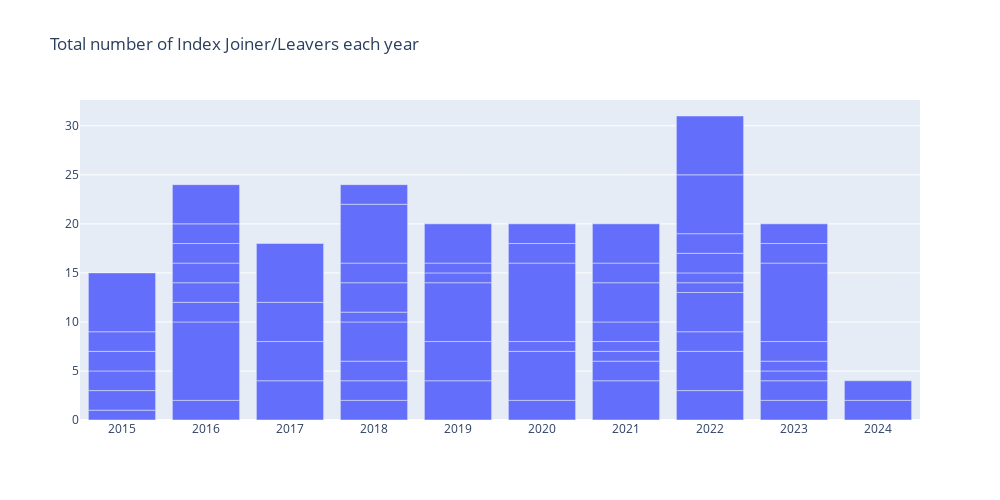

Notebook code for this chart:
### Code cell
fig = go.Figure(data=[go.Bar(x=const_changes_grouped['Year'], y=const_changes_grouped['Change'])])


fig.update_layout(
    title_text='Total number of Index Joiner/Leavers each year',
    xaxis=dict(
        type='category',
        categoryorder='array',
        categoryarray=sorted(const_changes_grouped['Year'].unique())
    ),
    width=1000, height=500
)

fig.show()

### Figure 1 — Plotly figure (JSON) as saved in the notebook; plotly's stock layout.template omitted (floating-point values rounded to 4 significant figures)
{"data": [{"type": "bar", "x": [2015, 2015, 2015, 2015, 2015, 2015, 2016, 2016, 2016, 2016, 2016, 2016, 2016, 2016, 2017, 2017, 2017, 2017, 2018, 2018, 2018, 2018, 2018, 2018, 2018, 2018, 2018, 2019, 2019, 2019, 2019, 2019, 2019, 2020, 2020, 2020, 2020, 2020, 2020, 2021, 2021, 2021, 2021, 2021, 2021, 2021, 2021, 2022, 2022, 2022, 2022, 2022, 2022, 2022, 2022, 2022, 2022, 2023, 2023, 2023, 2023, 2023, 2023, 2023, 2023, 2024, 2024], "y": [1, 2, 2, 2, 2, 6, 2, 8, 2, 2, 2, 2, 2, 4, 4, 4, 4, 6, 2, 2, 2, 4, 1, 3, 2, 6, 2, 4, 4, 6, 1, 1, 4, 2, 5, 1, 8, 2, 2, 4, 2, 1, 1, 2, 4, 2, 4, 3, 4, 2, 4, 1, 1, 2, 2, 6, 6, 2, 2, 1, 1, 2, 8, 2, 2, 2, 2]}], "layout": {"height": 500, "title": {"text": "Total number of Index Joiner/Leavers each year"}, "width": 1000, "xaxis": {"categoryarray": [2015, 2016, 2017, 2018, 2019, 2020, 2021, 2022, 2023, 2024], "categoryorder": "array", "type": "category"}}}
